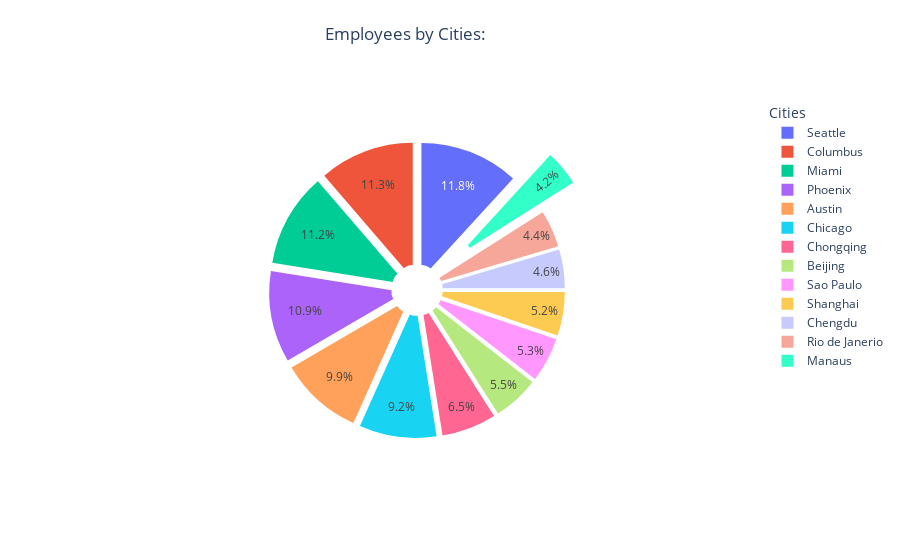

Write notebook code for a chart like this one.
### Code cell
import numpy as np
city = df.City.value_counts().reset_index(name='Count')
explode = [.09] * 12 + [.4]

fig = go.Figure(data=[go.Pie(labels=city.City, values=city.Count, pull=explode, hole=.1)])
fig.update_layout(
    title='Employees by Cities:',
    legend_title='Cities',
    title_x=.45,
    title_y=.95,
    
)
fig.show()

### Figure 1 — Plotly figure (JSON) as saved in the notebook; plotly's stock layout.template omitted (floating-point values rounded to 4 significant figures)
{"data": [{"hole": 0.1, "labels": ["Seattle", "Columbus", "Miami", "Phoenix", "Austin", "Chicago", "Chongqing", "Beijing", "Sao Paulo", "Shanghai", "Chengdu", "Rio de Janerio", "Manaus"], "pull": [0.09, 0.09, 0.09, 0.09, 0.09, 0.09, 0.09, 0.09, 0.09, 0.09, 0.09, 0.09, 0.4], "type": "pie", "values": [118, 113, 112, 109, 99, 92, 65, 55, 53, 52, 46, 44, 42]}], "layout": {"legend": {"title": {"text": "Cities"}}, "title": {"text": "Employees by Cities:", "x": 0.45, "y": 0.95}}}
